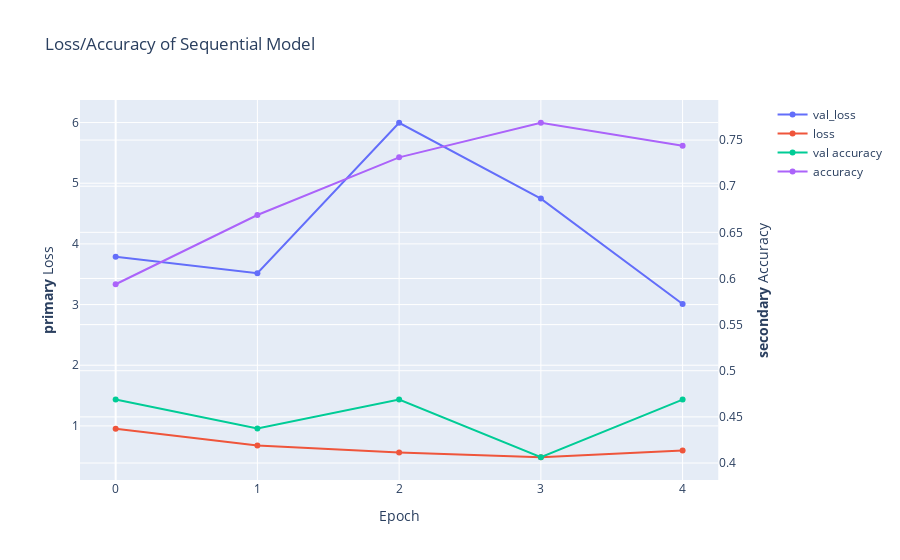

The notebook cell saved with this chart:
### Code cell
import plotly.graph_objects as go
from plotly.subplots import make_subplots

# Create figure with secondary y-axis
fig = make_subplots(specs=[[{"secondary_y": True}]])

# Add traces
fig.add_trace(
    go.Scatter( y=history.history['val_loss'], name="val_loss"),
    secondary_y=False,
)

fig.add_trace(
    go.Scatter( y=history.history['loss'], name="loss"),
    secondary_y=False,
)

fig.add_trace(
    go.Scatter( y=history.history['val_accuracy'], name="val accuracy"),
    secondary_y=True,
)

fig.add_trace(
    go.Scatter( y=history.history['accuracy'], name="accuracy"),
    secondary_y=True,
)

# Add figure title
fig.update_layout(
    title_text="Loss/Accuracy of Sequential Model"
)

# Set x-axis title
fig.update_xaxes(title_text="Epoch")

# Set y-axes titles
fig.update_yaxes(title_text="<b>primary</b> Loss", secondary_y=False)
fig.update_yaxes(title_text="<b>secondary</b> Accuracy", secondary_y=True)

fig.show()

### Figure 1 — Plotly figure (JSON) as saved in the notebook; plotly's stock layout.template omitted (floating-point values rounded to 4 significant figures)
{"data": [{"name": "val_loss", "type": "scatter", "xaxis": "x", "y": [3.788, 3.518, 5.997, 4.746, 3.01], "yaxis": "y"}, {"name": "loss", "type": "scatter", "xaxis": "x", "y": [0.9514, 0.6762, 0.5598, 0.4833, 0.5939], "yaxis": "y"}, {"name": "val accuracy", "type": "scatter", "xaxis": "x", "y": [0.4688, 0.4375, 0.4688, 0.4062, 0.4688], "yaxis": "y2"}, {"name": "accuracy", "type": "scatter", "xaxis": "x", "y": [0.5938, 0.6687, 0.7312, 0.7688, 0.7437], "yaxis": "y2"}], "layout": {"title": {"text": "Loss/Accuracy of Sequential Model"}, "xaxis": {"anchor": "y", "domain": [0, 0.94], "title": {"text": "Epoch"}}, "yaxis": {"anchor": "x", "domain": [0, 1], "title": {"text": "<b>primary</b> Loss"}}, "yaxis2": {"anchor": "x", "overlaying": "y", "side": "right", "title": {"text": "<b>secondary</b> Accuracy"}}}}
